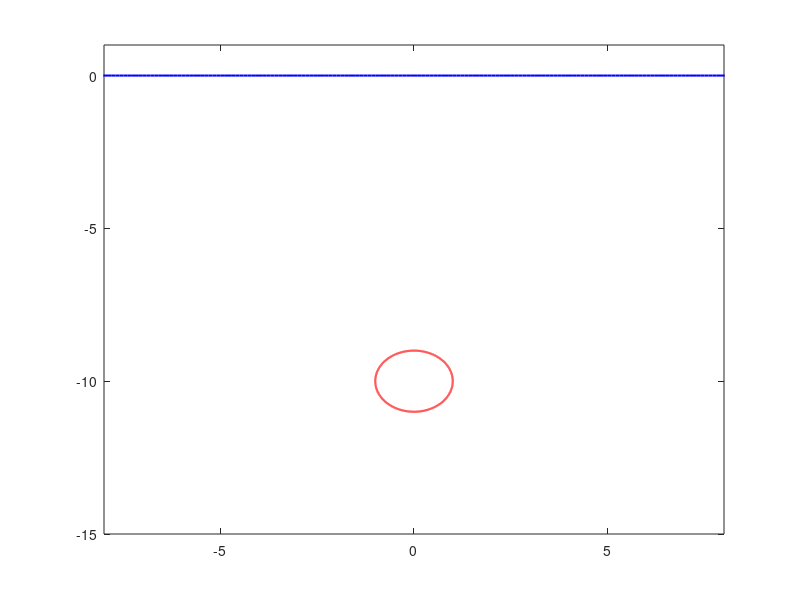

Reproduce this figure in MATLAB.
h=10;
rho=1;
s=0:0.001:2*pi;
plot(rho*cos(s),rho*sin(s)-h,'r','linewidth',1.5);
axis([-8 8 -15 1]);
hold on
x=-12:0.1:12;
plot(x,zeros(size(x)),'b','linewidth',1.5);
hold off